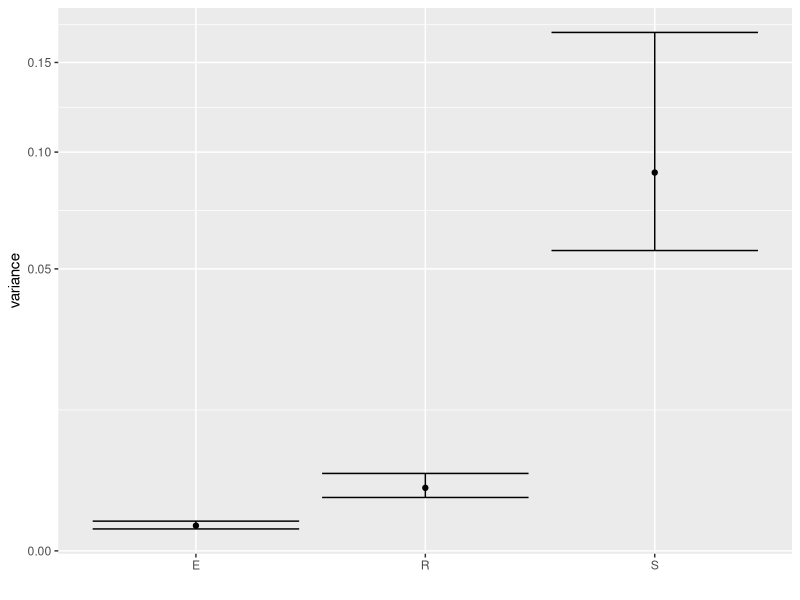
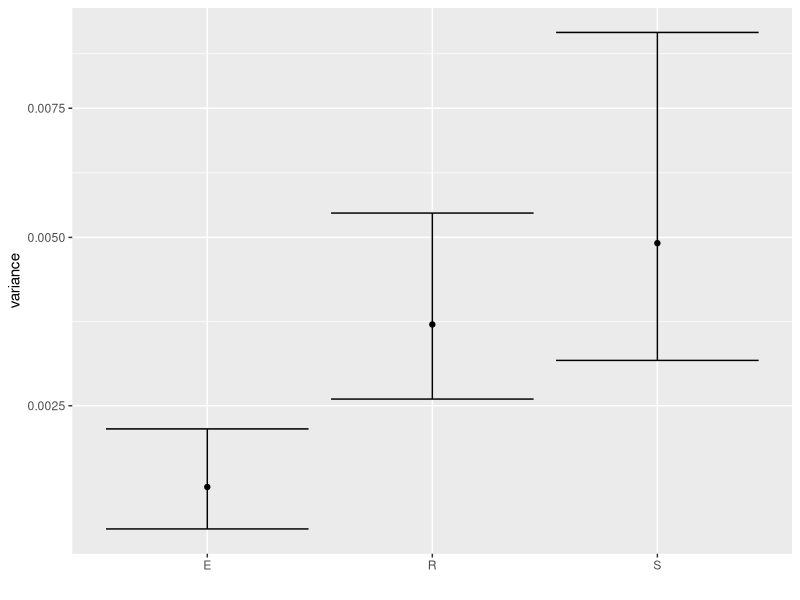
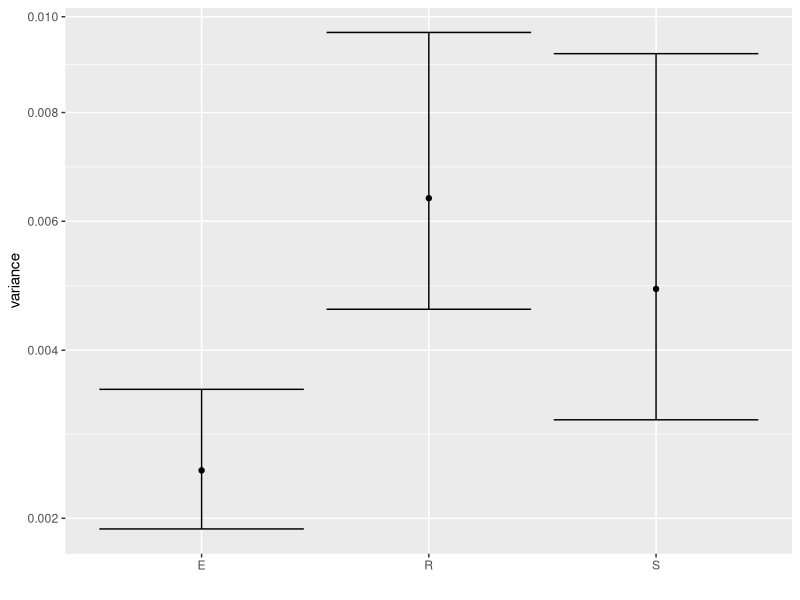
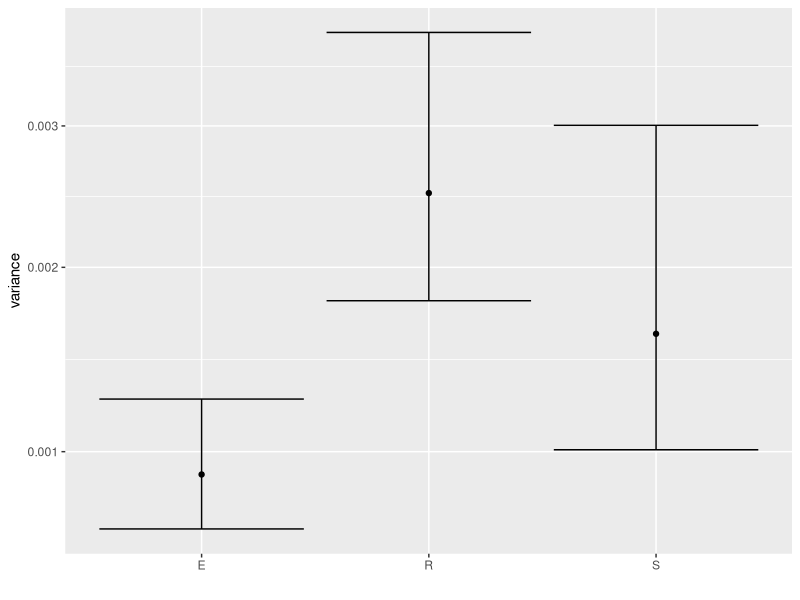
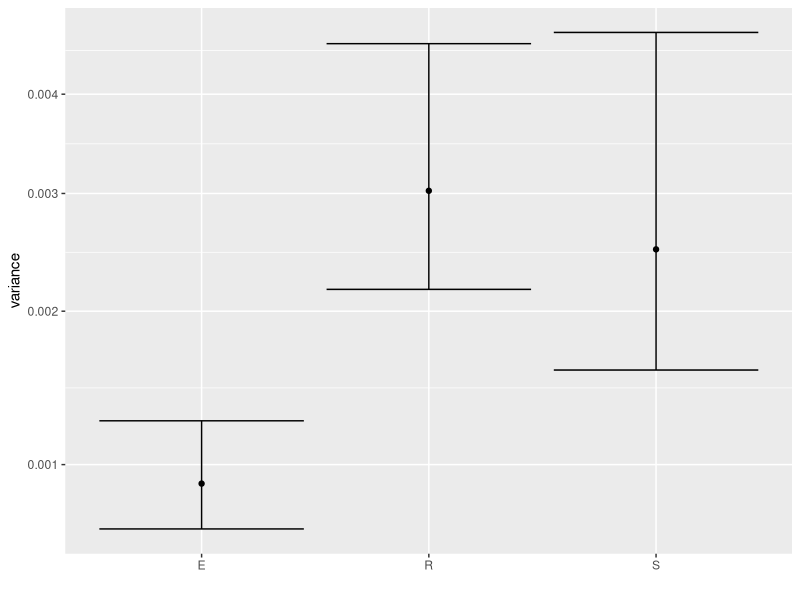
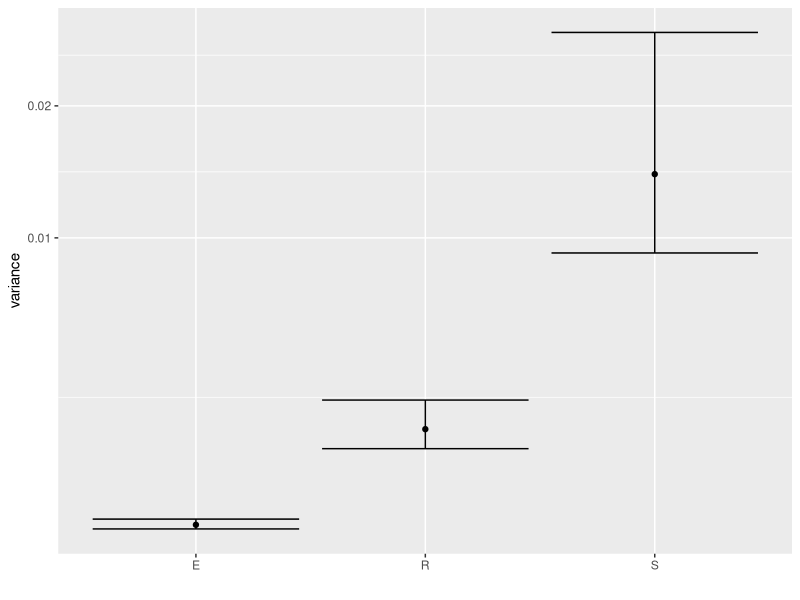
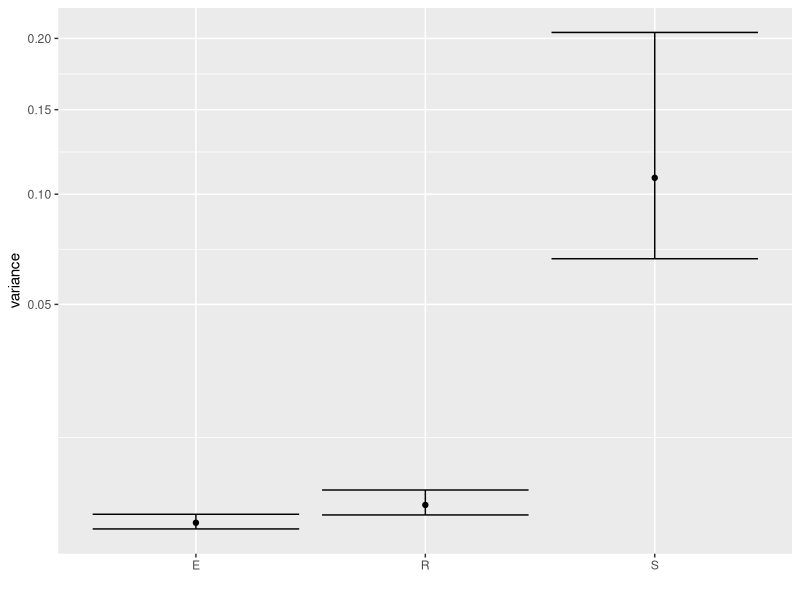
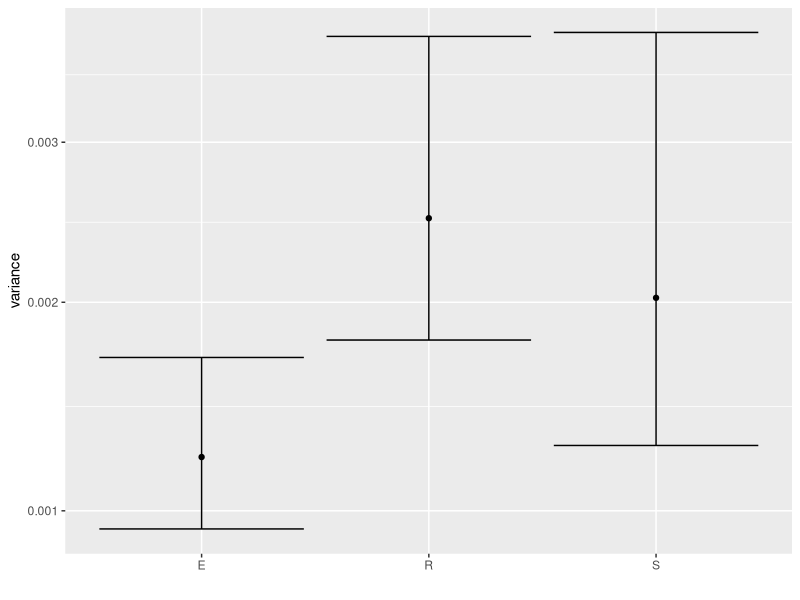

Source code (R) for these figures, in order:

library(tidyverse)

## Inactivation of L. plantarum

tibble(type_of = c("E", "R", "S"),
       RMSE = c(0.02, 0.05, 0.3),
       MSE = RMSE^2,
       dof = c(6*20 - 3*20, 3*20 - 1*20, 20 - 1),
       SE = MSE*dof
       ) %>%
    mutate(chi0p05 = qchisq(0.05, dof),
           chi0p95 = qchisq(0.95, dof)) %>%
    mutate(sigma2_left = SE/chi0p95,
           sigma2_right = SE/chi0p05) %>%
    ggplot(aes(x = type_of)) +
        geom_point(aes(y = MSE)) +
        geom_errorbar(aes(ymin = sigma2_left, ymax = sigma2_right)) +
        scale_y_sqrt() +
        ylab("variance") + xlab("")

## Growth of L. plantarum

# pH

tibble(type_of = c("E", "R", "S"),
       RMSE = c(0.04, 0.06, 0.07),
       MSE = RMSE^2,
       dof = c(6*20 - 3*20, 3*20 - 1*20, 20 - 1),
       SE = MSE*dof
       ) %>%
    mutate(chi0p05 = qchisq(0.05, dof),
           chi0p95 = qchisq(0.95, dof)) %>%
    mutate(sigma2_left = SE/chi0p95,
           sigma2_right = SE/chi0p05) %>%
    ggplot(aes(x = type_of)) +
    geom_point(aes(y = MSE)) +
    geom_errorbar(aes(ymin = sigma2_left, ymax = sigma2_right)) +
    scale_y_sqrt() +
    ylab("variance") + xlab("")

# tibble(dof = 10,
#        SE = seq(0, 5*dof, length = 1000),
#        var = 1,
#        x_chi = SE/var,
#        p = dchisq(x_chi, dof),
#        MSE = SE/dof
#        ) %>%
#     ggplot() +
#         geom_line(aes(MSE, p))

# aw

tibble(type_of = c("E", "R", "S"),
       RMSE = c(0.05, 0.08, 0.07),
       MSE = RMSE^2,
       dof = c(6*20 - 3*20, 3*20 - 1*20, 20 - 1),
       SE = MSE*dof
) %>%
    mutate(chi0p05 = qchisq(0.05, dof),
           chi0p95 = qchisq(0.95, dof)) %>%
    mutate(sigma2_left = SE/chi0p95,
           sigma2_right = SE/chi0p05) %>%
    ggplot(aes(x = type_of)) +
    geom_point(aes(y = MSE)) +
    geom_errorbar(aes(ymin = sigma2_left, ymax = sigma2_right)) +
    scale_y_sqrt() +
    ylab("variance") + xlab("")

# HLa

tibble(type_of = c("E", "R", "S"),
       RMSE = c(0.03, 0.05, 0.04),
       MSE = RMSE^2,
       dof = c(6*20 - 3*20, 3*20 - 1*20, 20 - 1),
       SE = MSE*dof
) %>%
    mutate(chi0p05 = qchisq(0.05, dof),
           chi0p95 = qchisq(0.95, dof)) %>%
    mutate(sigma2_left = SE/chi0p95,
           sigma2_right = SE/chi0p05) %>%
    ggplot(aes(x = type_of)) +
    geom_point(aes(y = MSE)) +
    geom_errorbar(aes(ymin = sigma2_left, ymax = sigma2_right)) +
    scale_y_sqrt() +
    ylab("variance") + xlab("")

# Temperature

tibble(type_of = c("E", "R", "S"),
       RMSE = c(0.03, 0.055, 0.05),
       MSE = RMSE^2,
       dof = c(6*20 - 3*20, 3*20 - 1*20, 20 - 1),
       SE = MSE*dof
) %>%
    mutate(chi0p05 = qchisq(0.05, dof),
           chi0p95 = qchisq(0.95, dof)) %>%
    mutate(sigma2_left = SE/chi0p95,
           sigma2_right = SE/chi0p05) %>%
    ggplot(aes(x = type_of)) +
    geom_point(aes(y = MSE)) +
    geom_errorbar(aes(ymin = sigma2_left, ymax = sigma2_right)) +
    scale_y_sqrt() +
    ylab("variance") + xlab("")

## Inactivation Listeria

# 55ºC

tibble(type_of = c("E", "R", "S"),
       RMSE = c(0.01, 0.04, 0.12),
       MSE = RMSE^2,
       dof = c(6*20 - 3*20, 3*20 - 1*20, 20 - 1),
       SE = MSE*dof
) %>%
    mutate(chi0p05 = qchisq(0.05, dof),
           chi0p95 = qchisq(0.95, dof)) %>%
    mutate(sigma2_left = SE/chi0p95,
           sigma2_right = SE/chi0p05) %>%
    ggplot(aes(x = type_of)) +
    geom_point(aes(y = MSE)) +
    geom_errorbar(aes(ymin = sigma2_left, ymax = sigma2_right)) +
    scale_y_sqrt() +
    ylab("variance") + xlab("")

# 60ºC

tibble(type_of = c("E", "R", "S"),
       RMSE = c(0.04, 0.055, 0.33),
       MSE = RMSE^2,
       dof = c(6*20 - 3*20, 3*20 - 1*20, 20 - 1),
       SE = MSE*dof
) %>%
    mutate(chi0p05 = qchisq(0.05, dof),
           chi0p95 = qchisq(0.95, dof)) %>%
    mutate(sigma2_left = SE/chi0p95,
           sigma2_right = SE/chi0p05) %>%
    ggplot(aes(x = type_of)) +
    geom_point(aes(y = MSE)) +
    geom_errorbar(aes(ymin = sigma2_left, ymax = sigma2_right)) +
    scale_y_sqrt() +
    ylab("variance") + xlab("")

## Growth Listeria

# A

tibble(type_of = c("E", "R", "S"),
       RMSE = c(0.035, 0.05, 0.045),
       MSE = RMSE^2,
       dof = c(6*20 - 3*20, 3*20 - 1*20, 20 - 1),
       SE = MSE*dof
) %>%
    mutate(chi0p05 = qchisq(0.05, dof),
           chi0p95 = qchisq(0.95, dof)) %>%
    mutate(sigma2_left = SE/chi0p95,
           sigma2_right = SE/chi0p05) %>%
    ggplot(aes(x = type_of)) +
    geom_point(aes(y = MSE)) +
    geom_errorbar(aes(ymin = sigma2_left, ymax = sigma2_right)) +
    scale_y_sqrt() +
    ylab("variance") + xlab("")

# B

tibble(type_of = c("E", "R", "S"),
       RMSE = c(0.03, 0.04, 0.042),
       MSE = RMSE^2,
       dof = c(6*20 - 3*20, 3*20 - 1*20, 20 - 1),
       SE = MSE*dof
) %>%
    mutate(chi0p05 = qchisq(0.05, dof),
           chi0p95 = qchisq(0.95, dof)) %>%
    mutate(sigma2_left = SE/chi0p95,
           sigma2_right = SE/chi0p05) %>%
    ggplot(aes(x = type_of)) +
    geom_point(aes(y = MSE)) +
    geom_errorbar(aes(ymin = sigma2_left, ymax = sigma2_right)) +
    scale_y_sqrt() +
    ylab("variance") + xlab("")

# C

tibble(type_of = c("E", "R", "S"),
       RMSE = c(0.025, 0.05, 0.055),
       MSE = RMSE^2,
       dof = c(6*20 - 3*20, 3*20 - 1*20, 20 - 1),
       SE = MSE*dof
) %>%
    mutate(chi0p05 = qchisq(0.05, dof),
           chi0p95 = qchisq(0.95, dof)) %>%
    mutate(sigma2_left = SE/chi0p95,
           sigma2_right = SE/chi0p05) %>%
    ggplot(aes(x = type_of)) +
    geom_point(aes(y = MSE)) +
    geom_errorbar(aes(ymin = sigma2_left, ymax = sigma2_right)) +
    scale_y_sqrt() +
    ylab("variance") + xlab("")

# D

tibble(type_of = c("E", "R", "S"),
       RMSE = c(0.015, 0.02, 0.018),
       MSE = RMSE^2,
       dof = c(6*20 - 3*20, 3*20 - 1*20, 20 - 1),
       SE = MSE*dof
) %>%
    mutate(chi0p05 = qchisq(0.05, dof),
           chi0p95 = qchisq(0.95, dof)) %>%
    mutate(sigma2_left = SE/chi0p95,
           sigma2_right = SE/chi0p05) %>%
    ggplot(aes(x = type_of)) +
    geom_point(aes(y = MSE)) +
    geom_errorbar(aes(ymin = sigma2_left, ymax = sigma2_right)) +
    scale_y_sqrt() +
    ylab("variance") + xlab("")




















